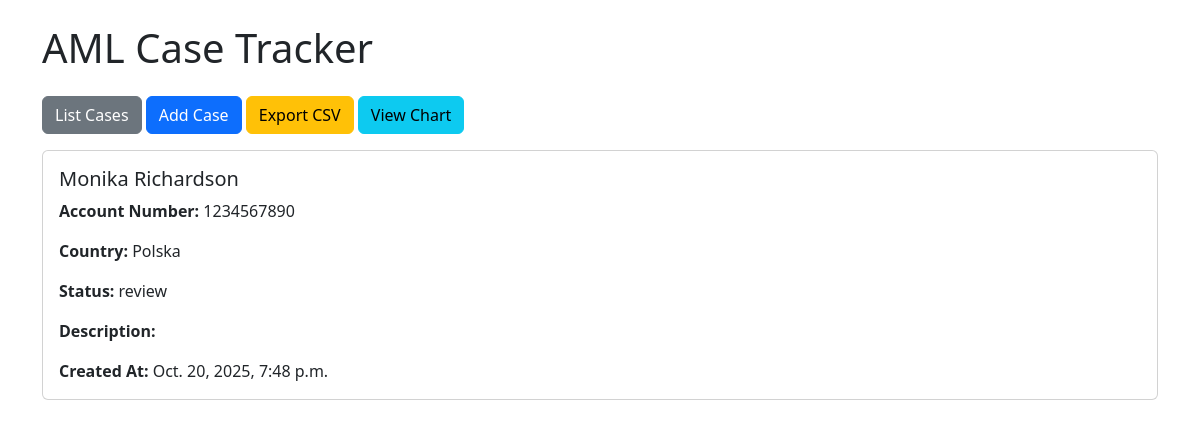
Page /case/1/ on the committed database.
### cases/models.py (models this page shows, shortened)
class Case(models.Model):
    STATUS_CHOICES = [
        ('open', 'Open'),
        ('review', 'Under Review'),
        ('closed', 'Closed')
    ]
    first_name = models.CharField(max_length=50)
    last_name = models.CharField(max_length=50)
    country = models.CharField(max_length=50)
    account_number = models.CharField(max_length=50)
    status = models.CharField(max_length=20, choices=STATUS_CHOICES, default='open')
    description = models.TextField(blank=True)
    created_at = models.DateTimeField(auto_now_add=True)

### cases/views.py (the view)
# urls.py: path('case/<int:pk>/', views.case_detail, name='case_detail'),
def case_detail(request, pk):
    case = get_object_or_404(Case, pk=pk)
    return render(request, 'cases/case_detail.html', {'case': case})

### cases/templates/cases/case_detail.html
{% extends 'cases/base.html' %}
{% block content %}
<div class="card">
    <div class="card-body">
        <h5 class="card-title">{{ case.first_name }} {{ case.last_name }}</h5>
        <p class="card-text"><strong>Account Number:</strong> {{ case.account_number }}</p>
        <p class="card-text"><strong>Country:</strong> {{ case.country }}</p>
        <p class="card-text"><strong>Status:</strong> {{ case.status }}</p>
        <p class="card-text"><strong>Description:</strong> {{ case.description|linebreaks }}</p>
        <p class="card-text"><strong>Created At:</strong> {{ case.created_at }}</p>
    </div>
</div>
{% endblock %}

### rows in the picture
Case: first_name "Monika", last_name "Richardson", account_number "1234567890", country "Polska", status "review", created_at "Oct. 20, 2025, 7:48 p.m."
